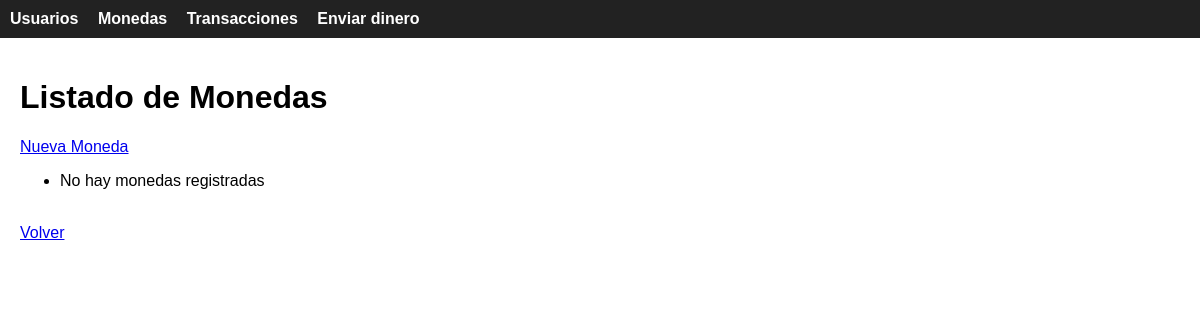
Before: /moneda/ with the older database file.
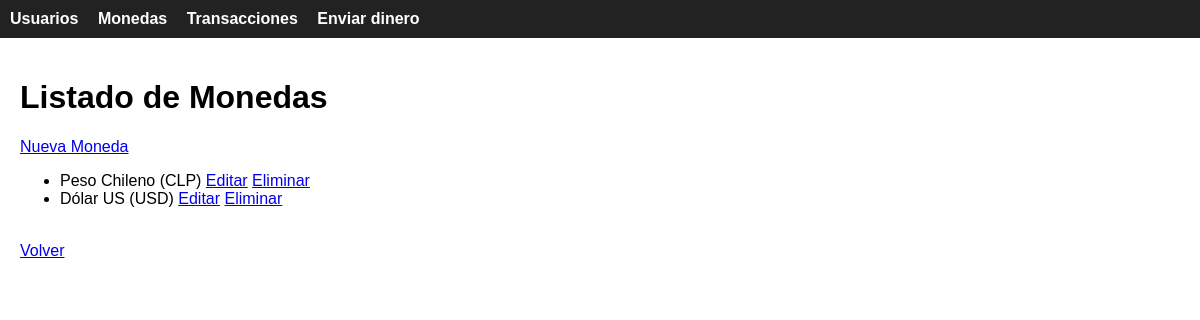
After: the same page with the newer database file.
### gestion/models.py (models this page shows, shortened)
class Moneda(models.Model):
    currency_id = models.AutoField(primary_key=True)
    nombre_moneda = models.CharField(max_length=50)
    simbolo = models.CharField(max_length=10)
    created_at = models.DateTimeField(auto_now_add=True)

### gestion/views.py (the view)
# urls.py: path('moneda/', MonedaListView.as_view(), name='moneda_list'),
class MonedaListView(ListView):
    model = Moneda
    template_name = 'gestion/moneda_list.html'
    context_object_name = 'monedas'

### gestion/templates/gestion/moneda_list.html (shortened to what this page needs)
{% extends 'base.html' %}
{% block content %}
<h1>Listado de Monedas</h1>
<a href="{% url 'moneda_create' %}">Nueva Moneda</a>
<ul>
    {% for m in monedas %}
        <li>
            {{ m.nombre_moneda }} ({{ m.simbolo }})
            <a href="{% url 'moneda_update' m.pk %}">Editar</a>
            <a href="{% url 'moneda_delete' m.pk %}">Eliminar</a>
        </li>
    {% empty %}
        <li>No hay monedas registradas</li>
    {% endfor %}
</ul>
<br>
<a href="{% url 'usuario_list' %}">Volver</a>
{% endblock %}

### gestion/templates/base.html (shortened to what this page needs)
<!DOCTYPE html>
<html lang="es">
<head>
</head>
<body>
    <div class="navbar">
        <a href="{% url 'usuario_list' %}">Usuarios</a>
        <a href="{% url 'moneda_list' %}">Monedas</a>
        <a href="{% url 'transaccion_list' %}">Transacciones</a>
        <a href="{% url 'transaccion_create' %}">Enviar dinero</a>
    </div>
    <div class="container">
        {% block content %}
        {% endblock %}
    </div>
</body>
</html>

### gestion/templates/base.html (style rules this page uses)
body { font-family: Arial; margin: 0; }
.navbar { background-color: #222; padding: 10px; }
.navbar a { color: white; margin-right: 15px; text-decoration: none; font-weight: bold; }
.container { padding: 20px; }

Changed rows visible on the page:
added Moneda: nombre_moneda "Peso Chileno", simbolo "CLP"
added Moneda: nombre_moneda "Dólar US", simbolo "USD"
Other visible differences:
text no longer shown: "No hay monedas registradas"
